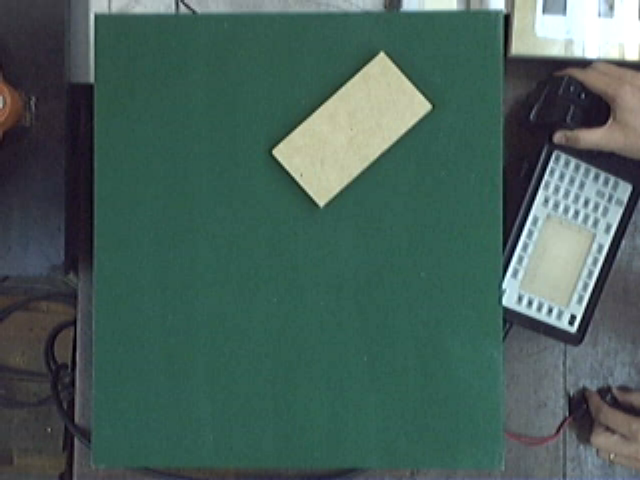
#> input picture B2-Computer_Vision_1/Clase1/imgBloque1.bmp, 640 x 480 px
$ jupyter execute 02.Anotaciones_en_imagenes.ipynb   (shell and % lines are left out)
#> lines starting #> are read from the running program, lines starting #| are printed output that depends on the picture; after the words box and inside, x2 and y2 are one past the last pixel; in counts of white or black regions, pixels touching at a corner belong together
# Anotaciones en imágenes

Funciones básicas para graficar líneas, círculos y texto

[cell 1]
# OpenCV-Python utiliza NumPy para el manejo de imágenes
import numpy as np
# cv2 es el módulo python para acceder a OpenCV
import cv2 as cv
# Usamos las poderosas herramientas de graficación de matplotlib para mostrar imágenes, perfiles, histogramas, etc
import matplotlib.pyplot as plt

#Si queremos que las imágenes sean mostradas en una ventana emergente quitar el inline

[cell 2]
img = cv.imread('imgBloque1.bmp')
#> img is the input picture: shape (480, 640, 3); mean B, G, R 89.6, 96.3, 70.9
img_rectangle = img.copy()
img_ellipse = img.copy()
img_circle = img.copy()
img_polylines = img.copy()

# Dibujo una línea
# line(imagen,inicio,fin,color,ancho_linea,tipo_linea)
cv.line(img,(350,0),(350,410),(0,0,0),2,cv.LINE_AA)
cv.line(img,(250,0),(350,410),(0,0,255),2,cv.LINE_AA)
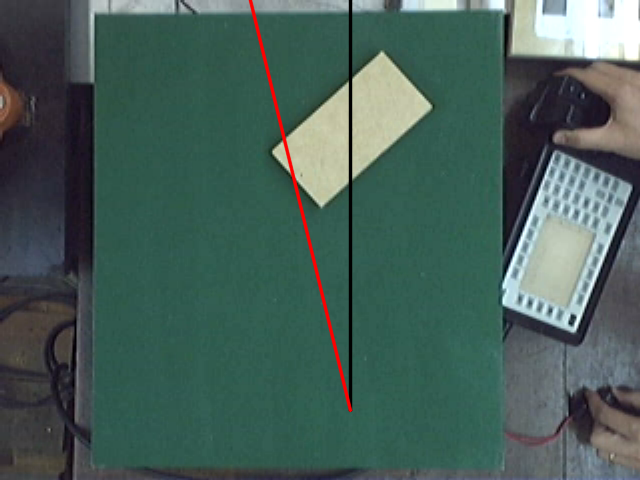
#> img: shape (480, 640, 3); mean B, G, R 88.8, 95.3, 71.4
plt.imshow(img[...,::-1])

#### Tipos de líneas
Filled: cv.FILLED
4-connected line: cv.LINE_4
8-connected line: cv.LINE_8
Antialiased line: cv.LINE_AA

#### Explorar las posibilidades y buscar una explicación a las diferencias

#### Ejercicio:
Dibujar rectángulos (cv.rectangle)
elipses (cv.ellipse)
círculos (cv.circle)
polígonos (cv.polylines)

[cell 3]
# Dibujo un rectangulo
# rectangle(imagen,inicio,fin,color,ancho_linea,tipo_linea)
cv.rectangle(img_rectangle,(350,100),(200,410),(0,255,0),2,cv.LINE_AA)
cv.rectangle(img_rectangle,(250,50),(500,450),(255,0,255),10,cv.LINE_AA)
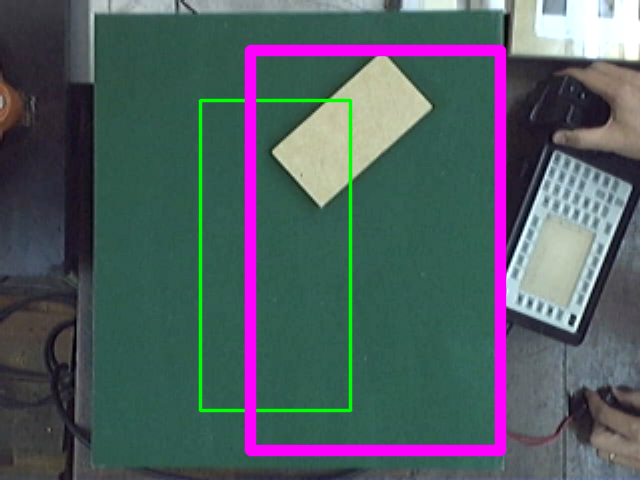
#> img_rectangle: shape (480, 640, 3); mean B, G, R 97.1, 93.3, 80
plt.imshow(img_rectangle[...,::-1])

[cell 4]
# Dibujo un ellipse
# ellipse(imagen, center_coordinates, axesLength, angle, startAngle, endAngle, color, ancho_linea, tipo_linea)

center_coordinates = (150, 100)
axesLength = (100, 50)
angle = 0
startAngle = 90
endAngle = 360
cv.ellipse(img_ellipse, center_coordinates, axesLength, angle, startAngle, endAngle,(0,0,255),2)

cv.ellipse(img_ellipse,(150,300),(100,100),0,0,360,(255,0,0),2,cv.LINE_AA)

cv.ellipse(img_ellipse,(500,250),(100,200),45,0,360,(255,255,0),5,cv.LINE_AA)
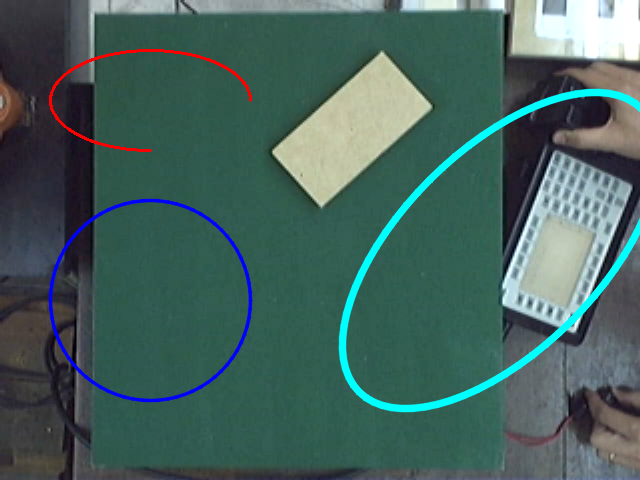
#> img_ellipse: shape (480, 640, 3); mean B, G, R 94.1, 98.8, 70.1

plt.imshow(img_ellipse[...,::-1])

[cell 5]
# Dibujo un circle
# circle(imagen,center,radius,color,ancho_linea,tipo_linea)

cv.circle(img_circle, (250,300), 150, (255,0,0), 2, cv.LINE_AA)

cv.circle(img_circle, (250,300), 50, (0,255,0), 5, cv.LINE_AA)

cv.circle(img_circle, (150,100), 10, (0,0,255), 10, cv.LINE_AA)
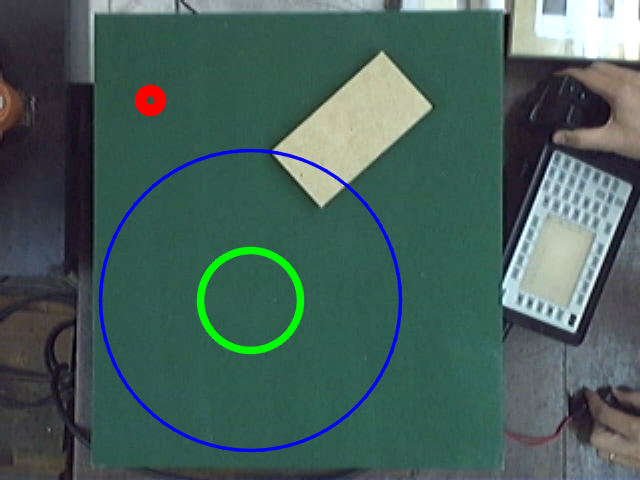
#> img_circle: shape (480, 640, 3); mean B, G, R 90.6, 96.3, 70.4

plt.imshow(img_circle[...,::-1])

[cell 6]
# Dibujo un polylines
# polylines(imagen,center,radius,color,ancho_linea,tipo_linea)

pts = np.array([[250, 70], [250, 160],
                [110, 200], [200, 160],
                [200, 70], [110, 20]],
               np.int32)

pts = pts.reshape((-1, 1, 2))

cv.polylines(img_polylines, [pts], True, (255,0,255), 2, cv.LINE_AA)
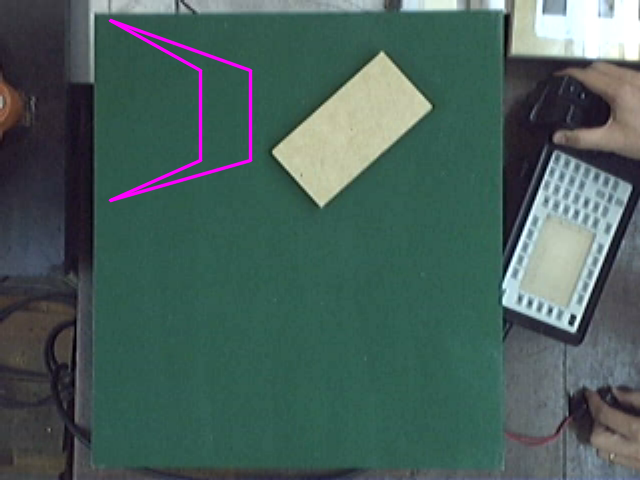
#> img_polylines: shape (480, 640, 3); 1.01% of pixels changed, all inside (x1, y1, x2, y2) = (108, 18, 253, 203)

#cv.circle(img_polylines, (250,300), 50, (0,255,0), 5, cv.LINE_AA)

#cv.circle(img_polylines, (150,100), 10, (0,0,255), 10, cv.LINE_AA)

plt.imshow(img_polylines[...,::-1])

#### Ejercicio:
Mostrar una versión en tonos de grises de la imagen con una línea roja dibujada

[cell 7]
# Escribo texto en la imagen
# cv.putText(imagen,texto,posicion,fuente,escala,color,espesor,tipo_linea)

cv.putText(img,'Holaaaaaa',(350,100),cv.FONT_HERSHEY_SIMPLEX,1,(0,0,255),2,cv.LINE_AA)
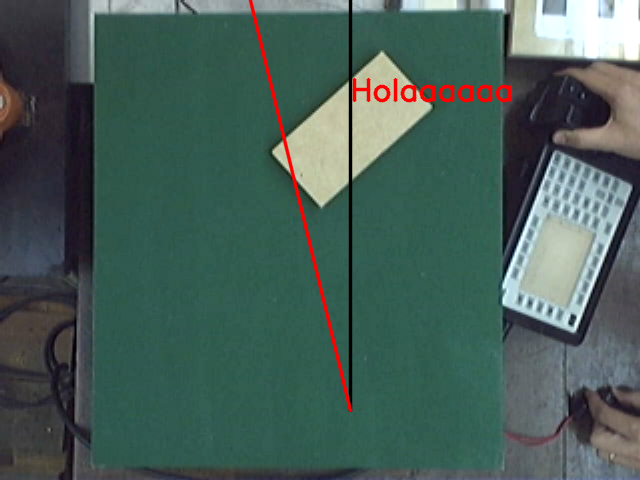
#> img: shape (480, 640, 3); 0.63% of pixels changed, all inside (x1, y1, x2, y2) = (352, 78, 512, 103)
plt.imshow(img[...,::-1])
plt.show()

$ run again, with B2-Computer_Vision_1/Clase1/imgBloque2.bmp copied over B2-Computer_Vision_1/Clase1/imgBloque1.bmp
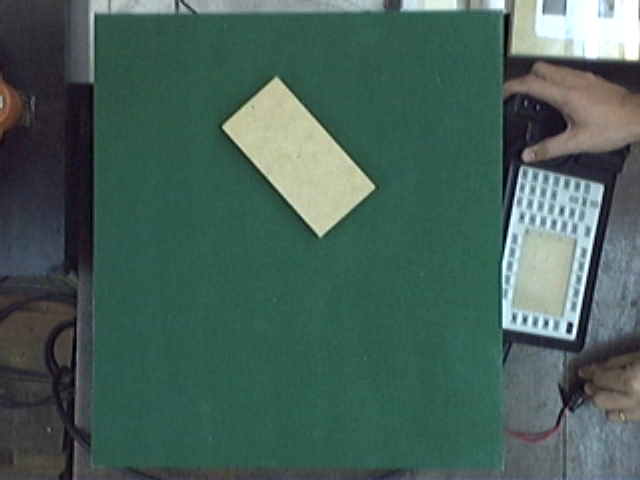
#> input picture B2-Computer_Vision_1/Clase1/imgBloque2.bmp, 640 x 480 px
#> img is the input picture: shape (480, 640, 3); mean B, G, R 89.7, 97.4, 70.9
#> `cv.polylines(img_polylines, [pts], True, (255,0,255), 2, cv.LINE_AA)`:
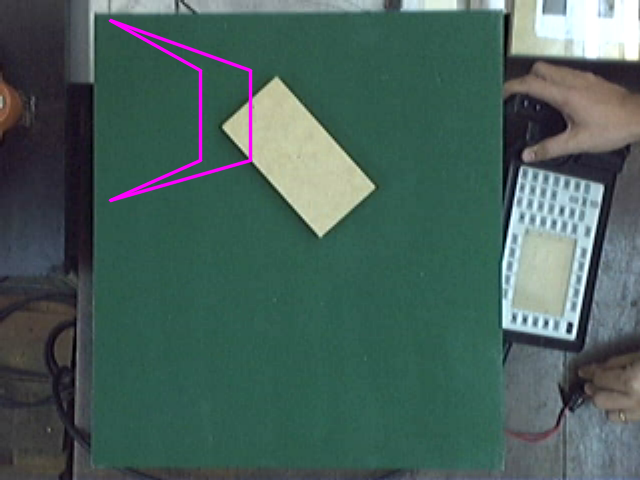
#> img_polylines: shape (480, 640, 3); 1.01% of pixels changed, all inside (x1, y1, x2, y2) = (108, 18, 253, 203)
#> `cv.putText(img,'Holaaaaaa',(350,100),cv.FONT_HERSHEY_SIMPLEX,1,(0,0,25..`:
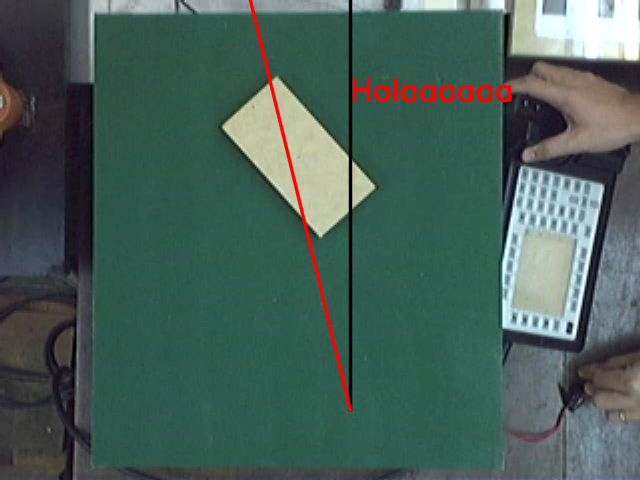
#> img: shape (480, 640, 3); mean B, G, R 88.4, 95.9, 72.2

$ run again, with B2-Computer_Vision_1/Clase1/arandelas.png saved as B2-Computer_Vision_1/Clase1/imgBloque1.bmp
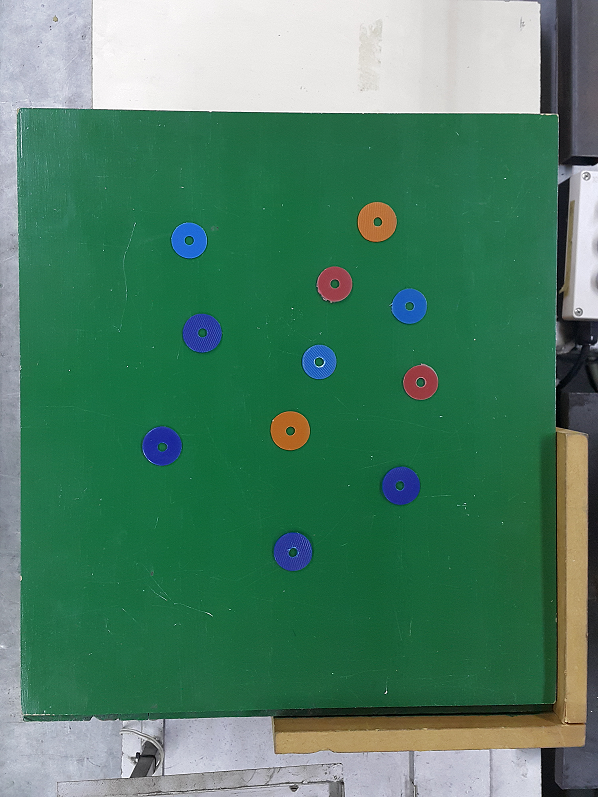
#> input picture B2-Computer_Vision_1/Clase1/arandelas.png, 598 x 797 px
#> img is the input picture: shape (797, 598, 3); mean B, G, R 101.8, 127.5, 77.5
#> `cv.polylines(img_polylines, [pts], True, (255,0,255), 2, cv.LINE_AA)`:
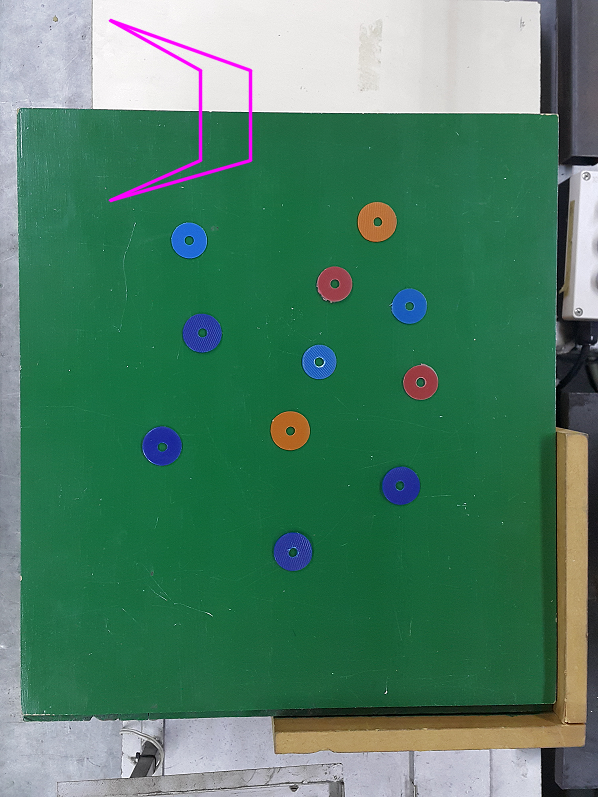
#> img_polylines: shape (797, 598, 3); 0.65% of pixels changed, all inside (x1, y1, x2, y2) = (108, 18, 253, 203)
#> `cv.putText(img,'Holaaaaaa',(350,100),cv.FONT_HERSHEY_SIMPLEX,1,(0,0,25..`:
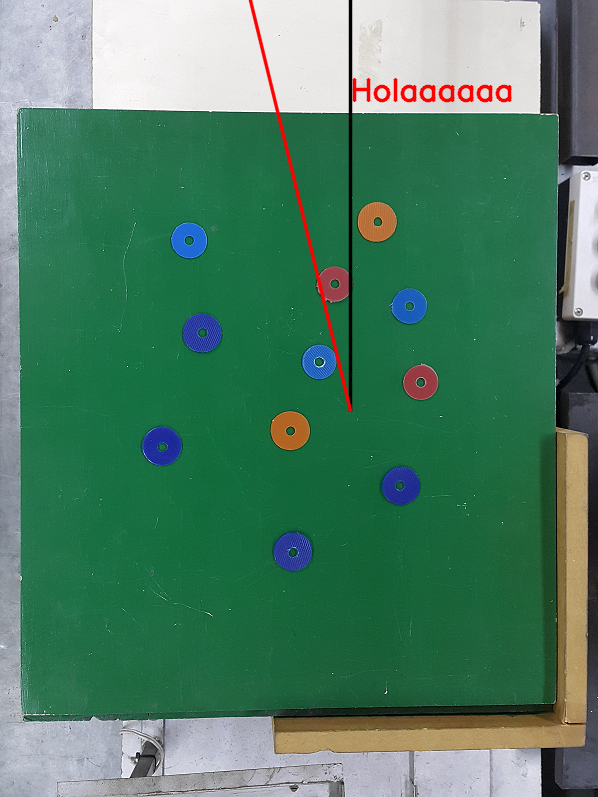
#> img: shape (797, 598, 3); mean B, G, R 100.5, 126, 77.8
